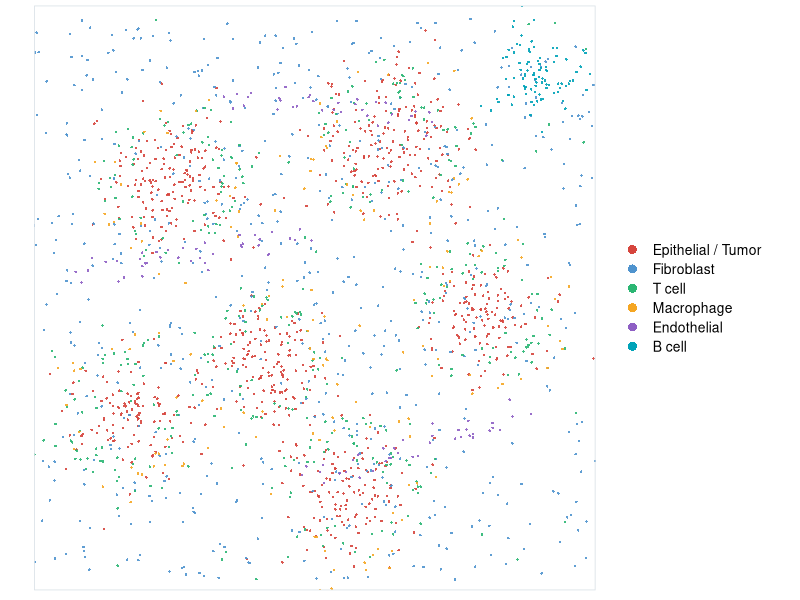

Reproduce this figure in R.
## ---- chunk 1
knitr::opts_chunk$set(echo = FALSE, message = FALSE, warning = FALSE,
                      dev = "svglite", fig.path = "figs/")
library(ggplot2)
library(svglite)
set.seed(11)
## ---- chunk 2
ct_levels <- c("Epithelial / Tumor","Fibroblast","T cell",
               "Macrophage","Endothelial","B cell")
pal <- c("Epithelial / Tumor"="#d6453d","Fibroblast"="#4f93ce",
         "T cell"="#2bb673","Macrophage"="#f5a623",
         "Endothelial"="#8e5fc4","B cell"="#00a3b8")

field <- 100
blob <- function(cx, cy, n, sd) data.frame(x = rnorm(n, cx, sd),
                                            y = rnorm(n, cy, sd))

# Epithelial nests (dense glandular blobs).
nests <- data.frame(x = c(26,63,41,79,18,56),
                    y = c(70,76,39,47,30,17),
                    n = c(150,170,140,120,110,130), sd = c(6,6.5,5.5,5,5,6))
epi <- do.call(rbind, Map(function(x,y,n,sd){d<-blob(x,y,n,sd); d$ct<-"Epithelial / Tumor"; d},
                          nests$x, nests$y, nests$n, nests$sd))

# Fibroblast / stroma: uniform tissue background.
fib <- data.frame(x = runif(640,2,98), y = runif(640,2,98), ct = "Fibroblast")

# Immune cells infiltrate the rim of each nest (ring) plus scatter.
ring <- function(cx,cy,n,r){a<-runif(n,0,2*pi); rr<-r+rnorm(n,0,2.2)
  data.frame(x=cx+rr*cos(a), y=cy+rr*sin(a))}
tcell <- do.call(rbind, Map(function(x,y,sd){d<-ring(x,y,55,sd+4); d$ct<-"T cell"; d},
                            nests$x, nests$y, nests$sd))
tcell <- rbind(tcell, data.frame(x=runif(70,2,98), y=runif(70,2,98), ct="T cell"))
mac <- do.call(rbind, Map(function(x,y,sd){d<-ring(x,y,26,sd+6); d$ct<-"Macrophage"; d},
                          nests$x, nests$y, nests$sd))

# Endothelial: short vessel-like streaks.
vessel <- function(x0,y0,x1,y1,n){t<-seq(0,1,length.out=n)
  data.frame(x=x0+(x1-x0)*t+rnorm(n,0,1.4), y=y0+(y1-y0)*t+rnorm(n,0,1.4))}
endo <- rbind(vessel(10,55,48,60,40), vessel(50,20,85,30,38),
              vessel(35,85,70,80,34))
endo$ct <- "Endothelial"

# B cell: one dense aggregate (tertiary lymphoid structure).
bcell <- blob(88, 88, 90, 4); bcell$ct <- "B cell"

cells <- rbind(epi, fib, tcell, mac, endo, bcell)
cells <- cells[cells$x > 0 & cells$x < field & cells$y > 0 & cells$y < field, ]
cells$ct <- factor(cells$ct, levels = ct_levels)

ggplot(cells, aes(x, y, colour = ct)) +
  geom_point(size = 0.85, alpha = 0.9, stroke = 0) +
  scale_colour_manual(values = pal, name = NULL) +
  guides(colour = guide_legend(override.aes = list(size = 3, alpha = 1))) +
  coord_equal(expand = FALSE) +
  theme_minimal(base_size = 12) +
  theme(legend.position = "right",
        legend.key.height = unit(14, "pt"),
        legend.text = element_text(size = 10),
        axis.title = element_blank(), axis.text = element_blank(),
        panel.grid = element_blank(),
        panel.border = element_rect(colour = "#d9e0e6", fill = NA),
        plot.margin = margin(4,4,4,4))
